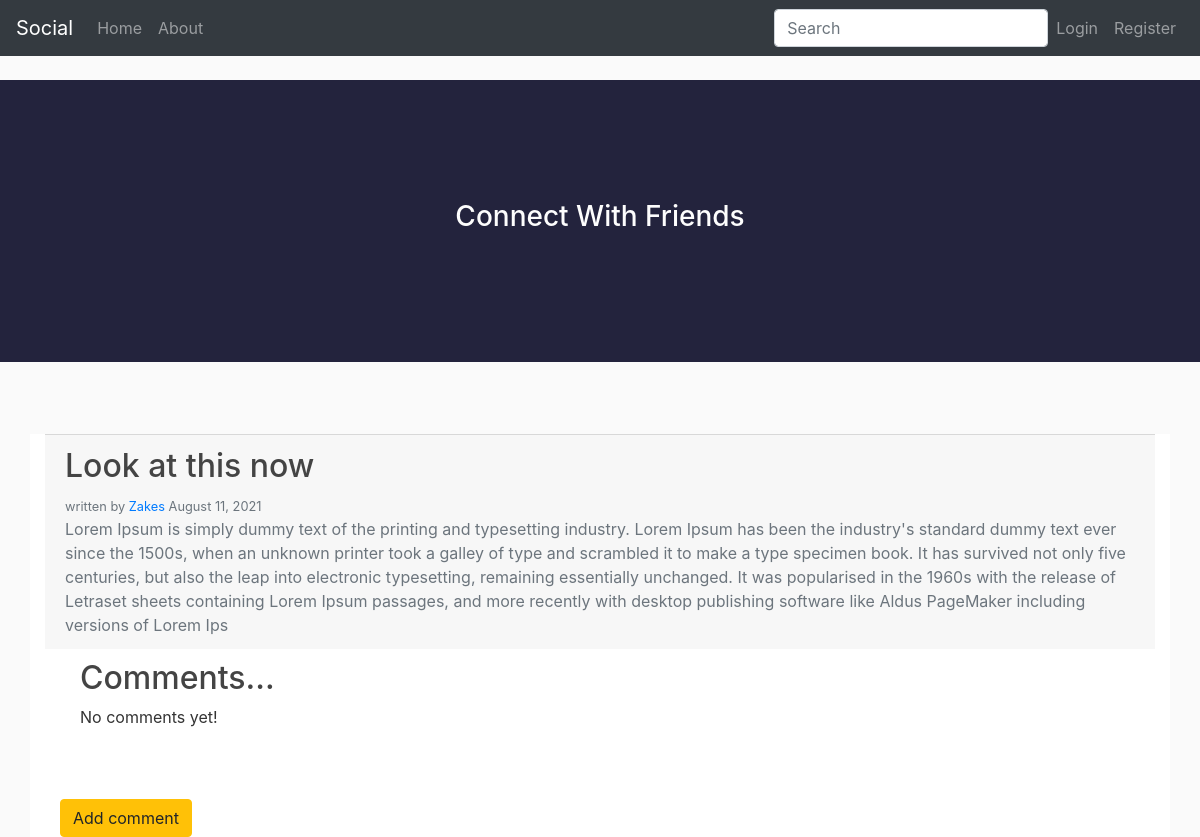
Screenshot of /post/7/ with the database file from the repository.
### blog/models.py (models this page shows, shortened)
class Post(models.Model):
    title = models.CharField(max_length=100)
    content = models.TextField()
    date_posted = models.DateTimeField(default=timezone.now)
    author = models.ForeignKey(User, on_delete=models.CASCADE)
    upload = models.FileField(upload_to='media')
    class Meta:
        ordering = ['-date_posted']

### blog/views.py (the view)
# urls.py: path('post/<int:pk>/', PostDetailView.as_view(), name='post-detail'),
class PostDetailView(DetailView):
    model = Post

### blog/templates/blog/post_detail.html (shortened to what this page needs)
{% extends 'blog/base.html' %}
{% load crispy_forms_tags %}
{% block content %}
<br>
<br>
<br>
<div class="container">
    <div class="card-footer text-muted">
        <h2 class="article-title">{{object.title}}</h2>
        <small>written by <a class="mr=2" href="{% url 'user-posts' object.author.username %}">{{object.author}}
            </a></small>
        <small class="text-muted">{{object.date_posted| date:"F d, Y"}} </small>
        <p class="card-text">{{ object.content }}</p>
    </div>
    <div class="container">
        <div class="content-section">
            <h2 class="subtitle">Comments...</h2>
            {% for comment in post.comments.all%}
            <article class="media">
                <p>
                    <strong>{{ comment.name }}</strong> on <small>{{comment.date_posted}}</small>
                    <br>
                    {{comment.content}}
                </p>
            </article>
            {% empty %}
            <p>No comments yet!</p>
            {% endfor%}
        </div><br>
        <div>
            {% if new_comment %}
            <h2>Your comment has been added.</h2>
            {% else %}
            <a class="btn btn-warning" href="{% url 'add_comment_to_post' pk=post.pk %}">Add comment</a>
            {% endif %}
            {% endblock %}

### blog/static/blog/main.css (style rules this page uses)
body { background: #fafafa; color: #333333; margin-top: 5rem; }
h1, h2, h4, h5, h6 { color: #444444; }
.content-section { background: #ffffff; padding: 10px 20px; border-radius: 3px; margin-bottom: 20px; }
.article-title { color: #444444; }
.container { background-color: #ffffff; }

### rows the page displays
Post: title "Look at this now", author "Zakes", date_posted "August 11, 2021", content "Lorem Ipsum is simply dummy text of the printing and typesetting industry. Lorem Ipsum has been the industry's standard dummy text ever since the 1500s, when an unknown printer took a galley of type and scrambled it to make a type specimen book. It has survived not only five centuries, but also the leap into electronic typesetting, remaining essentially unchanged. It was popularised in the 1960s with the release of Letraset sheets containing Lorem Ipsum passages, and more recently with desktop publishing software like Aldus PageMaker including versions of Lorem Ips"
